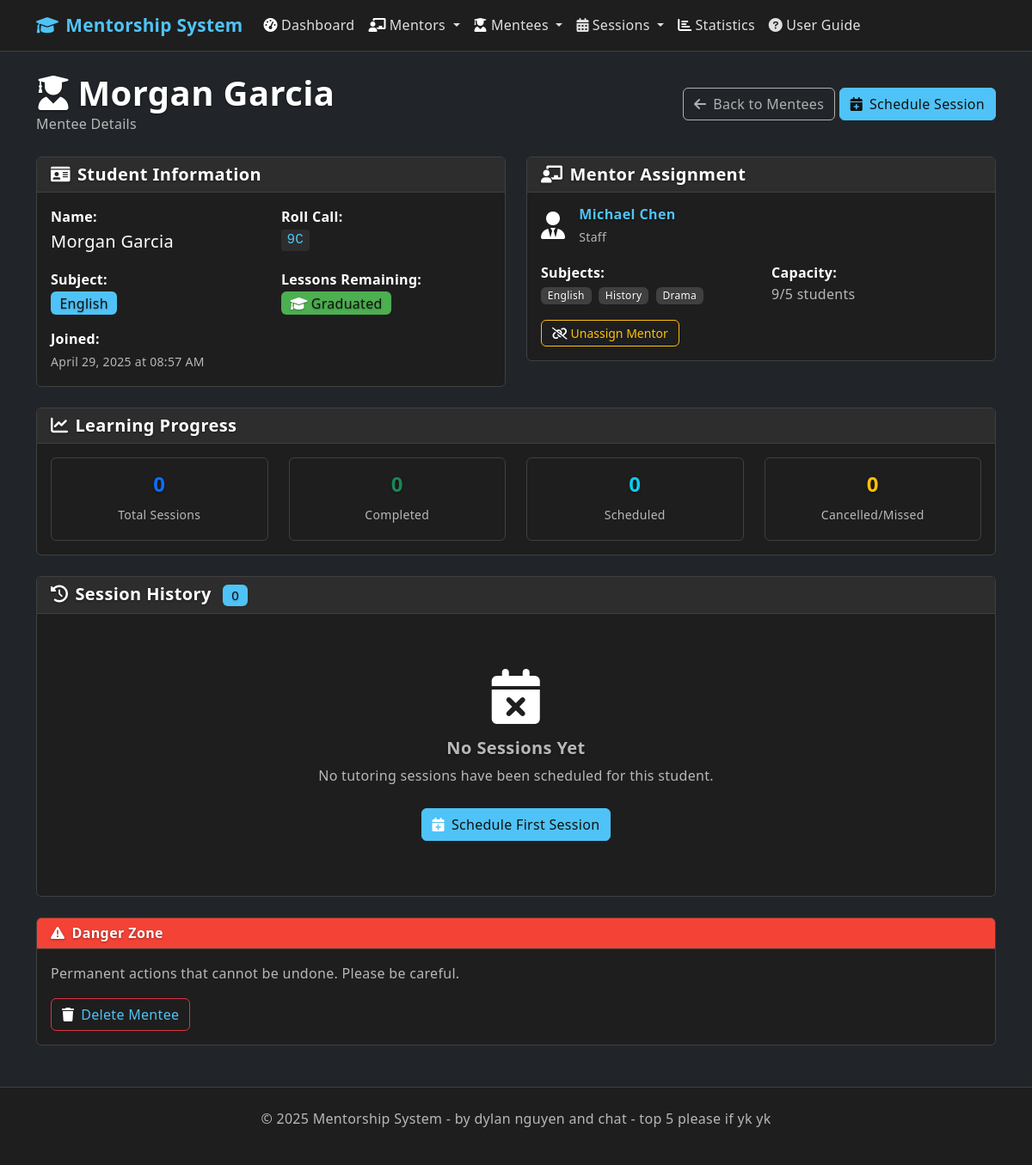
The page /mentee/4 on the database as committed earlier.
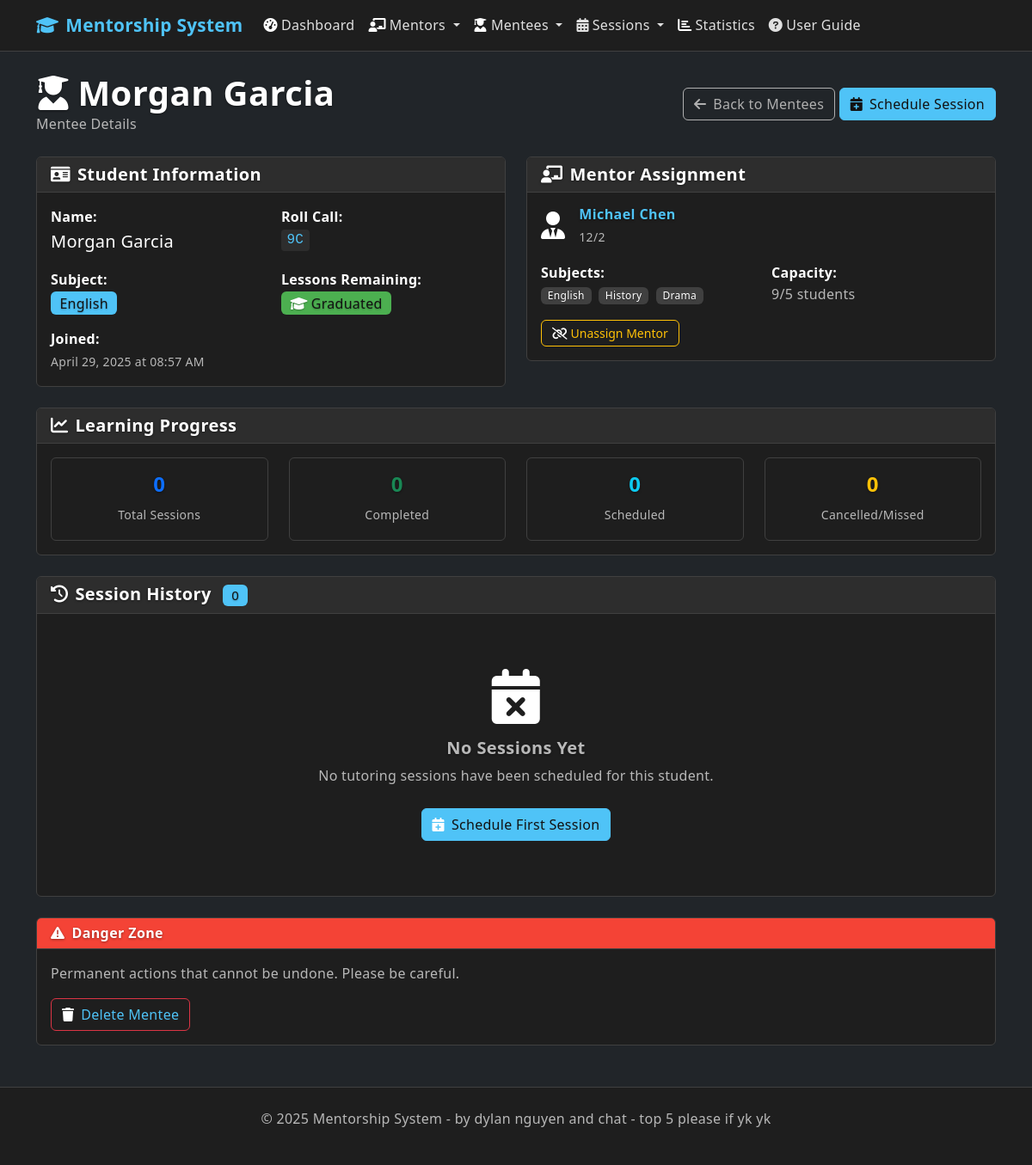
The same page on the database as committed later.
### app.py (models this page shows, shortened)
class Mentor(db.Model):
    id = db.Column(db.Integer, primary_key=True)
    name = db.Column(db.String(100), nullable=False)
    roll_call = db.Column(db.String(20), nullable=False)  # Multiple mentors can be in same class
    subjects = db.Column(db.String(500), nullable=False)  # Increased length for more subjects
    max_mentees = db.Column(db.Integer, default=5)
    created_at = db.Column(db.DateTime, default=datetime.utcnow)
    mentees = db.relationship('Mentee', backref='assigned_mentor', lazy=True)
    sessions = db.relationship('Session', backref='mentor', lazy=True)

### app.py (the view)
@app.route('/mentee/<int:id>')
def mentee_detail(id):
    mentee = Mentee.query.get_or_404(id)
    return render_template('mentee_detail.html', mentee=mentee)

### templates/mentee_detail.html (shortened to what the changed rows need)
{% extends "base.html" %}
{% block content %}
<div class="row">
    <div class="col-12">
        <div class="d-flex justify-content-between align-items-center mb-4">
            <div>
                <h1 class="mb-0">
                    <i class="fas fa-user-graduate me-2"></i>{{ mentee.name }}
                </h1>
            </div>
        </div>
    </div>
</div>
<div class="row mb-4">
    <div class="col-md-6">
        <div class="card">
            <div class="card-body">
                {% if mentee.assigned_mentor %}
                    <div class="d-flex align-items-center mb-3">
                        <div class="me-3">
                            <i class="fas fa-user-tie fa-2x text-primary"></i>
                        </div>
                        <div>
                            <h6 class="mb-1">
                                <a href="{{ url_for('mentor_detail', id=mentee.assigned_mentor.id) }}"
                                   class="text-decoration-none">
                                    {{ mentee.assigned_mentor.name }}
                                </a>
                            </h6>
                            <small class="text-muted">{{ mentee.assigned_mentor.roll_call }}</small>
                        </div>
                    </div>
                    <div class="row">
                        <div class="col-6">
                            <strong>Subjects:</strong><br>
                            {% for subject in mentee.assigned_mentor.subjects.split(',') %}
                                <span class="badge bg-secondary me-1">{{ subject.strip() }}</span>
                            {% endfor %}
                        </div>
                        <div class="col-6">
                            <strong>Capacity:</strong><br>
                            <span class="text-muted">{{ mentee.assigned_mentor.mentees|length }}/{{ mentee.assigned_mentor.max_mentees }} students</span>
                        </div>
                    </div>
                    <div class="mt-3">
                        <form method="POST" action="{{ url_for('unassign_mentor', id=mentee.id) }}" class="d-inline">
                            <button type="submit" class="btn btn-outline-warning btn-sm"
                                    onclick="return confirm('Are you sure you want to unassign this mentor?')">
                                <i class="fas fa-unlink me-1"></i>Unassign Mentor
                            </button>
                        </form>
                    </div>
                {% endif %}
            </div>
        </div>
    </div>
</div>
                {% set total_sessions = sessions|length %}
                {% set completed_sessions = sessions|selectattr('status', 'equalto', 'completed')|list|length %}
                {% set scheduled_sessions = sessions|selectattr('status', 'equalto', 'scheduled')|list|length %}
                {% set cancelled_sessions = sessions|selectattr('status', 'in', ['cancelled', 'missed'])|list|length %}
{% endblock %}

Rows that differ between the two databases and show on the page:
changed Mentor "Michael Chen": assigned_mentor.roll_call "Staff" → "12/2"
